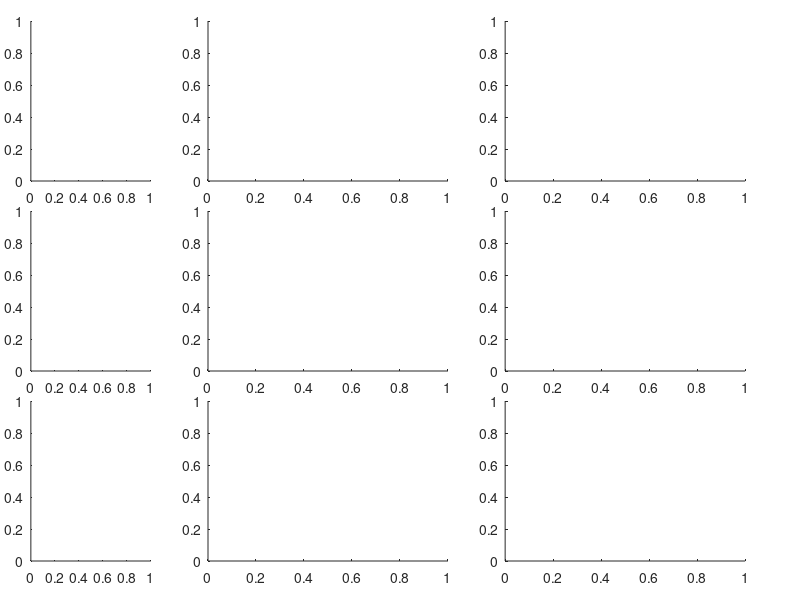

The MATLAB script that drew this image: (Note: this script raises an error after producing the figure.)
X0=100; % Координата 3x" (на экране) нижнего левого угла окна
Y0=100; % Координата 2y" (на экране) нижнего левого угла окна
W0=1400; % Ширина окна
H0=600; % Высота окна

x1=55;
y1=420;
w1=210;
h1=160;
dy=30;
dx=100;
w2=40;
h2=10;
figure('Position',[X0,Y0,W0,H0]);
hAxes11=axes('Units','pixels','Position',[x1,y1,w1,h1]);
hAxes21=axes('Units','pixels','Position',[x1,y1-h1-dy,w1,h1]);
hAxes31=axes('Units','pixels','Position',[x1,y1-2*h1-2*dy,w1,h1]);
hAxes12=axes('Units','pixels','Position',[x1+w1+dx,y1,2*w1,h1]);
hAxes22=axes('Units','pixels','Position',[x1+w1+dx,y1-h1-dy,2*w1,h1]);
hAxes32=axes('Units','pixels','Position',[x1+w1+dx,y1-2*h1-2*dy,2*w1,h1]);
hAxes13=axes('Units','pixels','Position',[x1+3*w1+2*dx,y1,2*w1,h1]);
hAxes23=axes('Units','pixels','Position',[x1+3*w1+2*dx,y1-h1-dy,2*w1,h1]);
hAxes33=axes('Units','pixels','Position',[x1+3*w1+2*dx,y1-2*h1-2*dy,2*w1,h1]);


Fd=200;
T=1/Fd; 
tmax=2;
t=0:T:tmax-T;
A1=50;
F1=5;
s1=A1*sin(2*pi*F1*t); 
axes(hAxes11)
set (hAxes11,'YLim',[-Asum +Asum])
hold on 
plot(t, s1)

A2=40;
F2=3;
s2=A2*sin(2*pi*F2*t);
axes(hAxes21)
set (hAxes21,'YLim',[-Asum +Asum])
hold on 
plot(t,s2)

Asum=A1+A2;
s3=s1+s2;
axes(hAxes31)
set (hAxes31,'YLim',[-Asum +Asum])
hold on 
plot(t,s3)


tcf=-tmax+T:T:tmax-T; 
acf1=xcorr(s1,'coeff'); 
axes(hAxes12) 
set(hAxes12,'YLim',[-1 +1])
hold on 
plot(tcf,acf1)


tcf=-tmax+T:T:tmax-T; 
acf2=xcorr(s2,'coeff'); 
axes(hAxes22) 
set(hAxes22,'YLim',[-1 +1])
hold on 
plot(tcf,acf2)

tcf=-tmax+T:T:tmax-T; 
acf3=xcorr(s3,'coeff'); 
axes(hAxes32) 
set(hAxes32,'YLim',[-1 +1])
hold on 
plot(tcf,acf3)

tcf=-tmax+T:T:tmax-T; 
ccf13=xcorr(s1,s2,'coeff'); 
axes(hAxes13) 
set(hAxes13,'YLim',[-1 +1])
hold on 
plot(tcf,ccf13)

tcf=-tmax+T:T:tmax-T; 
ccf23=xcorr(s2,s3,'coeff'); 
axes(hAxes23) 
set(hAxes23,'YLim',[-1 +1])
hold on 
plot(tcf,ccf23)


tcf=-tmax+T:T:tmax-T; 
ccf33=xcorr(s3,s1,'coeff'); 
axes(hAxes33) 
set(hAxes33,'YLim',[-1 +1])
hold on 
plot(tcf,ccf33)

